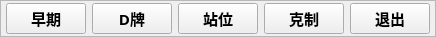
<?xml version="1.0" encoding="UTF-8"?>
<ui version="4.0">
 <class>FormDocSwitch</class>
 <widget class="QWidget" name="FormDocSwitch">
  <property name="geometry">
   <rect>
    <x>0</x>
    <y>0</y>
    <width>355</width>
    <height>37</height>
   </rect>
  </property>
  <property name="windowTitle">
   <string>Form</string>
  </property>
  <layout class="QHBoxLayout" name="horizontalLayout">
   <property name="spacing">
    <number>0</number>
   </property>
   <property name="leftMargin">
    <number>0</number>
   </property>
   <property name="topMargin">
    <number>0</number>
   </property>
   <property name="rightMargin">
    <number>0</number>
   </property>
   <property name="bottomMargin">
    <number>0</number>
   </property>
   <item>
    <widget class="QFrame" name="frame">
     <property name="frameShape">
      <enum>QFrame::StyledPanel</enum>
     </property>
     <property name="frameShadow">
      <enum>QFrame::Raised</enum>
     </property>
     <layout class="QHBoxLayout" name="horizontalLayout_2">
      <property name="leftMargin">
       <number>5</number>
      </property>
      <property name="topMargin">
       <number>0</number>
      </property>
      <property name="rightMargin">
       <number>5</number>
      </property>
      <property name="bottomMargin">
       <number>0</number>
      </property>
      <item>
       <widget class="QPushButton" name="bt_early">
        <property name="font">
         <font>
          <family>微软雅黑</family>
          <pointsize>11</pointsize>
          <weight>75</weight>
          <bold>true</bold>
         </font>
        </property>
        <property name="text">
         <string>早期</string>
        </property>
       </widget>
      </item>
      <item>
       <widget class="QPushButton" name="bt_d_time">
        <property name="font">
         <font>
          <family>微软雅黑</family>
          <pointsize>11</pointsize>
          <weight>75</weight>
          <bold>true</bold>
         </font>
        </property>
        <property name="text">
         <string>D牌</string>
        </property>
       </widget>
      </item>
      <item>
       <widget class="QPushButton" name="bt_location">
        <property name="font">
         <font>
          <family>微软雅黑</family>
          <pointsize>11</pointsize>
          <weight>75</weight>
          <bold>true</bold>
         </font>
        </property>
        <property name="text">
         <string>站位</string>
        </property>
       </widget>
      </item>
      <item>
       <widget class="QPushButton" name="bt_enemy">
        <property name="font">
         <font>
          <family>微软雅黑</family>
          <pointsize>11</pointsize>
          <weight>75</weight>
          <bold>true</bold>
         </font>
        </property>
        <property name="text">
         <string>克制</string>
        </property>
       </widget>
      </item>
      <item>
       <widget class="QPushButton" name="bt_close">
        <property name="font">
         <font>
          <family>微软雅黑</family>
          <pointsize>11</pointsize>
          <weight>75</weight>
          <bold>true</bold>
         </font>
        </property>
        <property name="text">
         <string>退出</string>
        </property>
       </widget>
      </item>
     </layout>
    </widget>
   </item>
  </layout>
 </widget>
 <resources/>
 <connections/>
</ui>
